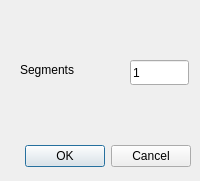
<?xml version="1.0" encoding="UTF-8"?>
<ui version="4.0">
 <class>Dialog</class>
 <widget class="QDialog" name="Dialog">
  <property name="geometry">
   <rect>
    <x>0</x>
    <y>0</y>
    <width>200</width>
    <height>181</height>
   </rect>
  </property>
  <property name="windowTitle">
   <string>Dialog</string>
  </property>
  <widget class="QDialogButtonBox" name="buttonBox">
   <property name="geometry">
    <rect>
     <x>-150</x>
     <y>140</y>
     <width>341</width>
     <height>32</height>
    </rect>
   </property>
   <property name="orientation">
    <enum>Qt::Horizontal</enum>
   </property>
   <property name="standardButtons">
    <set>QDialogButtonBox::Cancel|QDialogButtonBox::Ok</set>
   </property>
  </widget>
  <widget class="RMathLineEdit" name="segment">
   <property name="geometry">
    <rect>
     <x>130</x>
     <y>60</y>
     <width>59</width>
     <height>25</height>
    </rect>
   </property>
   <property name="inputMethodHints">
    <set>Qt::ImhFormattedNumbersOnly</set>
   </property>
   <property name="text">
    <string notr="true">1</string>
   </property>
  </widget>
  <widget class="QLabel" name="RadiusLabel">
   <property name="geometry">
    <rect>
     <x>20</x>
     <y>20</y>
     <width>107</width>
     <height>100</height>
    </rect>
   </property>
   <property name="text">
    <string>Segments</string>
   </property>
  </widget>
 </widget>
 <customwidgets>
  <customwidget>
   <class>RMathLineEdit</class>
   <extends>QLineEdit</extends>
   <header>RMathLineEdit.h</header>
  </customwidget>
 </customwidgets>
 <resources/>
 <connections>
  <connection>
   <sender>buttonBox</sender>
   <signal>accepted()</signal>
   <receiver>Dialog</receiver>
   <slot>accept()</slot>
   <hints>
    <hint type="sourcelabel">
     <x>248</x>
     <y>254</y>
    </hint>
    <hint type="destinationlabel">
     <x>157</x>
     <y>274</y>
    </hint>
   </hints>
  </connection>
  <connection>
   <sender>buttonBox</sender>
   <signal>rejected()</signal>
   <receiver>Dialog</receiver>
   <slot>reject()</slot>
   <hints>
    <hint type="sourcelabel">
     <x>316</x>
     <y>260</y>
    </hint>
    <hint type="destinationlabel">
     <x>286</x>
     <y>274</y>
    </hint>
   </hints>
  </connection>
 </connections>
</ui>
